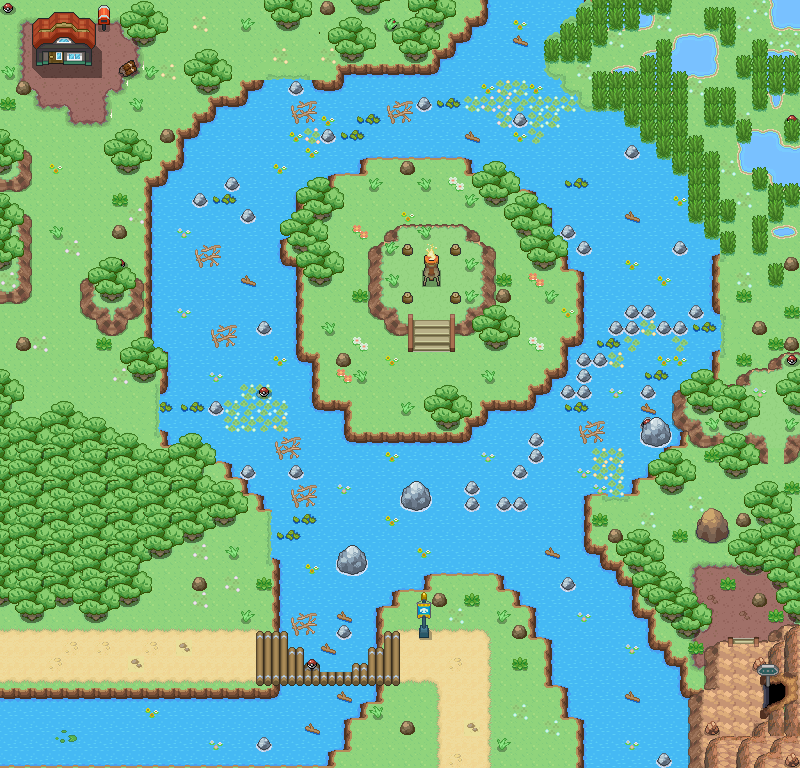

This game map was drawn from its Tiled (.tmx) file and the tilesets committed beside it. A one-line description and the trimmed map source follow:
An orthogonal 50x48 tile map with 16x16 px tiles, 10 tile layers (Grass, Floor, BridgeHelp, Floor2, ...) and 5 objects (3x NPC, Back, Enter).

<map version="1.2" tiledversion="1.2.3" orientation="orthogonal" renderorder="right-down" width="50" height="48" tilewidth="16" tileheight="16" infinite="0" nextlayerid="40" nextobjectid="7">
 <tileset firstgid="1" source="Tileset.tsx" />
 <layer id="28" name="Grass" width="50" height="48">
  <data>[2400 cells, 2400 non-empty, 1 distinct tile ids]</data>
 </layer>
 <layer id="29" name="Floor" width="50" height="48">
  <data>[2400 cells, 1221 non-empty, 35 distinct tile ids]</data>
 </layer>
 <layer id="36" name="BridgeHelp" width="50" height="48">
  <data>[2400 cells, 70 non-empty, 11 distinct tile ids]</data>
 </layer>
 <layer id="30" name="Floor2" width="50" height="48">
  <data>[2400 cells, 538 non-empty, 63 distinct tile ids]</data>
 </layer>
 <layer id="39" name="Floor3" width="50" height="48">
  <data>[2400 cells, 54 non-empty, 15 distinct tile ids]</data>
 </layer>
 <layer id="31" name="Trees" width="50" height="48">
  <data>[2400 cells, 526 non-empty, 56 distinct tile ids]</data>
 </layer>
 <layer id="37" name="Trees2" width="50" height="48">
  <data>[2400 cells, 175 non-empty, 22 distinct tile ids]</data>
 </layer>
 <layer id="32" name="Items" width="50" height="48">
  <data>[2400 cells, 148 non-empty, 40 distinct tile ids]</data>
 </layer>
 <layer id="33" name="Items2" width="50" height="48">
  <data>[2400 cells, 2 non-empty, 2 distinct tile ids]</data>
 </layer>
 <layer id="34" name="Above" width="50" height="48">
  <data>[2400 cells, 346 non-empty, 28 distinct tile ids]</data>
 </layer>
 <objectgroup id="6" name="Object Layer 1">
  <object id="2" name="Back" x="743.667" y="696.333">
   <point />
  </object>
  <object id="3" name="Enter" x="27" y="657">
   <point />
  </object>
  <object id="4" name="NPC" x="68.6667" y="73.3333">
   <properties>
    <property name="Level" type="int" value="5" />
    <property name="Wait1" type="int" value="250" />
    <property name="Wait3" type="int" value="100" />
   </properties>
   <polygon points="-1.33333,0 -0.666667,15.3333 33.3333,15.3333 34.6667,-48.6667 33.3333,0" />
  </object>
  <object id="5" name="NPC" x="446" y="198.667">
   <properties>
    <property name="Level" type="int" value="6" />
   </properties>
   <polygon points="0,0 -70.6667,4 -90.6667,38 -102,115.333 -118,142.667 -118,197.333 74,195.333 102.667,143.333 72,57.3333" />
  </object>
  <object id="6" name="NPC" x="410" y="408.667">
   <properties>
    <property name="Level" type="int" value="7" />
    <property name="Wait1" type="int" value="50" />
    <property name="Wait5" type="int" value="50" />
    <property name="Wait7" type="int" value="50" />
   </properties>
   <polygon points="23.3333,-42.6667 20,-105.333 12.6667,-16.6667 -48,-47.3333 -61.3333,-154 -30.6667,-240.667 -0.666667,-223.333 45.3333,-241.333 62,-195.333 107.333,-150.667 125.333,-90.6667 119.333,-32.6667 32,-30.6667" />
  </object>
 </objectgroup>
</map>